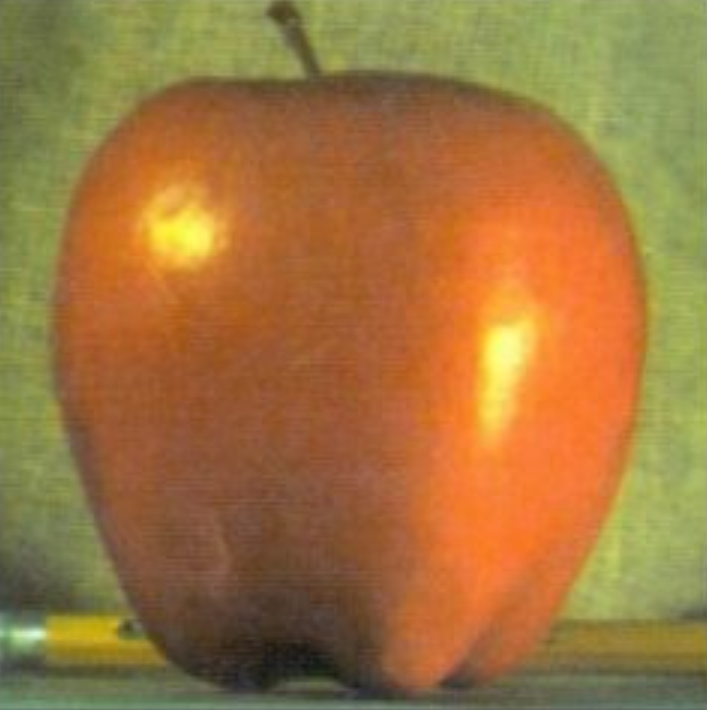
#> input picture apple.jpg, 707 x 710 px
$ python 4.8_ImagePyramids.py
#> lines starting #> are read from the running program, lines starting #| are printed output that depends on the picture
import numpy as np
import cv2 as cv

# # 引入原图
# img = cv.imread('./data/messi5.jpg')
# cv.imshow('origin', img)
#
# # 高斯金字塔 ########################################
# # 降低一层分辨率
# lower_reso_d1 = cv.pyrDown(img)
# cv.imshow('lower_reso_d1', lower_reso_d1)
#
# # 再降低一层分辨率
# lower_reso_d2 = cv.pyrDown(lower_reso_d1)
# cv.imshow('lower_reso_d2', lower_reso_d2)
#
# # 提升一层分辨率
# high_reso_1 = cv.pyrUp(lower_reso_d2)
# cv.imshow('high_reso_1', high_reso_1)
#
# # 再提升一层分辨率
# high_reso_0 = cv.pyrUp(lower_reso_d1)
# cv.imshow('high_reso_0', high_reso_0)
#
# # 拉普拉斯金字塔 #####################################
# lp0 = cv.subtract(img, high_reso_0) # 原图 - 降低1次再提升1次后的图高斯图
# cv.imshow('lp0', lp0)
#
# row,col,ch = lower_reso_d1.shape
# high_reso_1 = cv.resize(high_reso_1,(col,row))
# print(high_reso_1.shape)
# print(lower_reso_d1.shape)
#
# lp1 = cv.subtract(lower_reso_d1, high_reso_1) # 高斯图 - 降低再提升后的图
# cv.imshow('lp1', lp1)

# 使用金字塔进行图像融合 ###############################
A = cv.imread('apple.jpg')
#> A is the input picture: shape (710, 707, 3); mean B, G, R 63.1, 117.8, 159.6
B = cv.imread('orange.jpg')
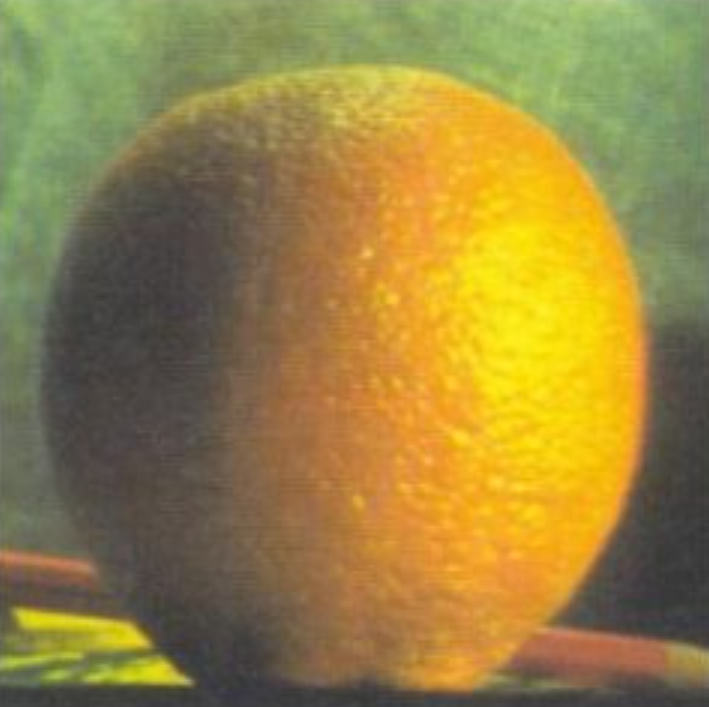
#> input picture orange.jpg, 709 x 707 px
#> B is the input picture: shape (707, 709, 3); mean B, G, R 67.7, 131.6, 151.3
# 生成A的高斯金字塔
G = A.copy()
gpA = [G]
for i in range(6):
    G = cv.pyrDown(G)
    gpA.append(G)
#> after the loop, gpA = 7 items
# 生成B的高斯金字塔
G = B.copy()
gpB = [G]
for i in range(6):
    G = cv.pyrDown(G)
    gpB.append(G)
#> after the loop, gpB = 7 items
# 生成A的拉普拉斯金字塔
lpA = [gpA[5]]
for i in range(5,0,-1):
    GE = cv.pyrUp(gpA[i])
    row,col,ch = GE.shape
    gpA[i-1] = cv.resize(gpA[i-1], (col, row))
    L = cv.subtract(gpA[i-1],GE)
    lpA.append(L)
#> this loop made 5 passes
#> pass 2, `GE = cv.pyrUp(gpA[i])`:
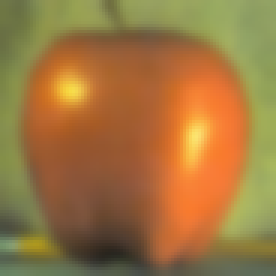
#> GE: shape (92, 92, 3) (shown 3 times larger); mean of channels 0, 1, 2 63.6, 118.3, 158.4; drawn as B, G, R
#> after the loop, lpA = 6 items
# 生成B的拉普拉斯金字塔
lpB = [gpB[5]]
for i in range(5,0,-1):
    GE = cv.pyrUp(gpB[i])
    row,col,ch = GE.shape
    gpB[i-1] = cv.resize(gpB[i-1], (col, row))
    L = cv.subtract(gpB[i-1],GE)
    lpB.append(L)
#> this loop made 5 passes
#> pass 1, `GE = cv.pyrUp(gpB[i])`:
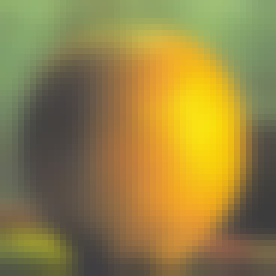
#> GE: shape (46, 46, 3) (shown 6 times larger); mean of channels 0, 1, 2 68.6, 130, 147.9; drawn as B, G, R
#> pass 2, `GE = cv.pyrUp(gpB[i])`:
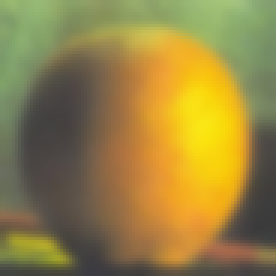
#> GE: shape (92, 92, 3) (shown 3 times larger); mean of channels 0, 1, 2 68, 130.7, 149.4; drawn as B, G, R
#> pass 2, `L = cv.subtract(gpB[i-1],GE)`:
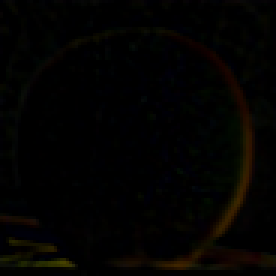
#> L: shape (92, 92, 3) (shown 3 times larger); mean of channels 0, 1, 2 1.2, 2.5, 3.2; drawn as B, G, R
#> after the loop, lpB = 6 items
# 现在在每个级别中添加左右两半图像
LS = []
for la,lb in zip(lpA,lpB):
    rows,cols,dpt = la.shape
    ls = np.hstack((la[:,0:int(cols/2)], lb[:,int(cols/2):]))
    LS.append(ls)
#> this loop made 6 passes
#> (rows, cols) on passes 1 to 6: (23, 23), (46, 46), (92, 92), (184, 184), (368, 368), (736, 736)
#> pass 1, `ls = np.hstack((la[:,0:int(cols/2)], lb[:,int(cols/2):]))`:
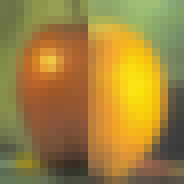
#> ls: shape (23, 23, 3) (shown 8 times larger); mean of channels 0, 1, 2 60.8, 130.3, 159.5; drawn as B, G, R
#> after the loop, LS = 6 items
# 现在重建
ls_ = LS[0]
for i in range(1,6):
    ls_ = cv.pyrUp(ls_)
    row,col,ch = ls_.shape
    LS[i] = cv.resize(LS[i], (col, row))
    ls_ = cv.add(ls_, LS[i])
#> this loop made 5 passes
#> pass 2, `ls_ = cv.add(ls_, LS[i])`:
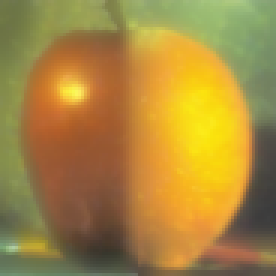
#> ls_: shape (92, 92, 3) (shown 3 times larger); mean of channels 0, 1, 2 63.4, 135.5, 166.9; drawn as B, G, R
# # 图像与直接连接的每一半
# real = np.hstack((A[:,:int(cols/2)],B[:,int(cols/2):]))
cv.imshow('Pyramid_blending2', ls_)
# cv.imshow('Direct_blending', real)

cv.waitKey(0)
#> (the run stopped early here; a loop or call above may not have finished)
